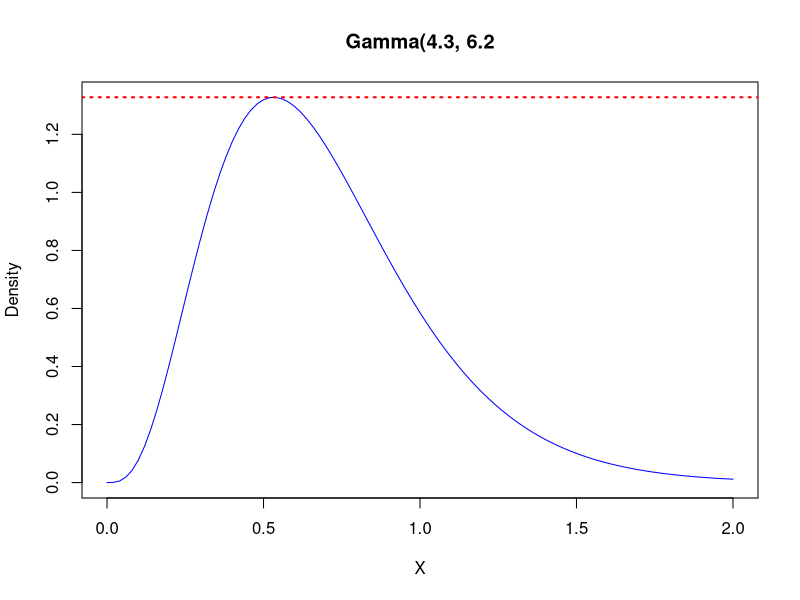
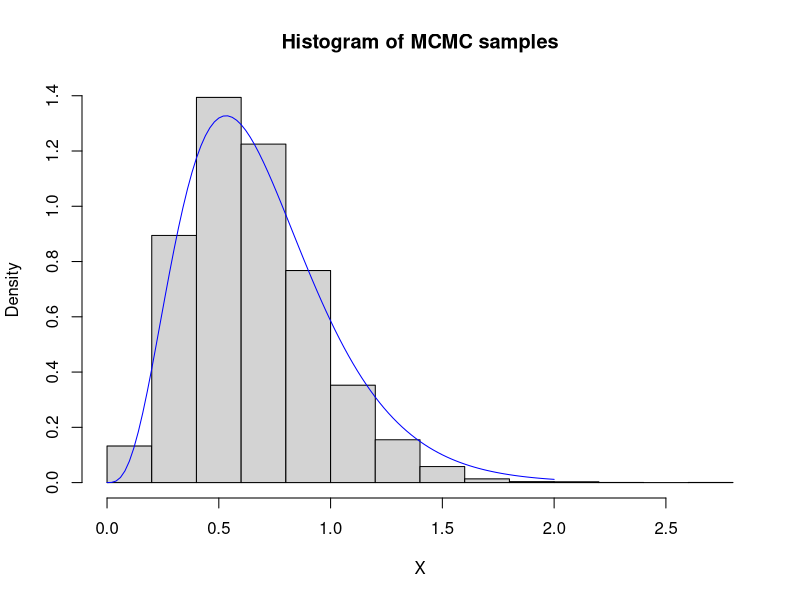
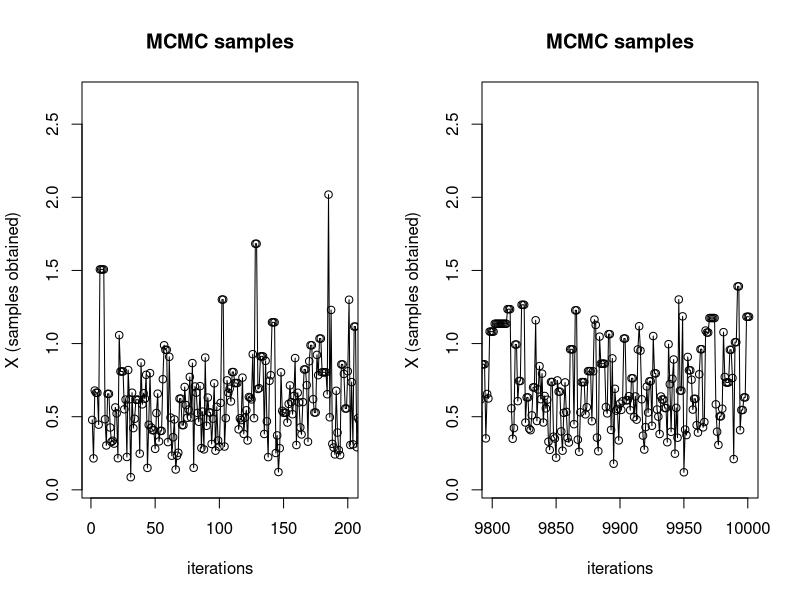
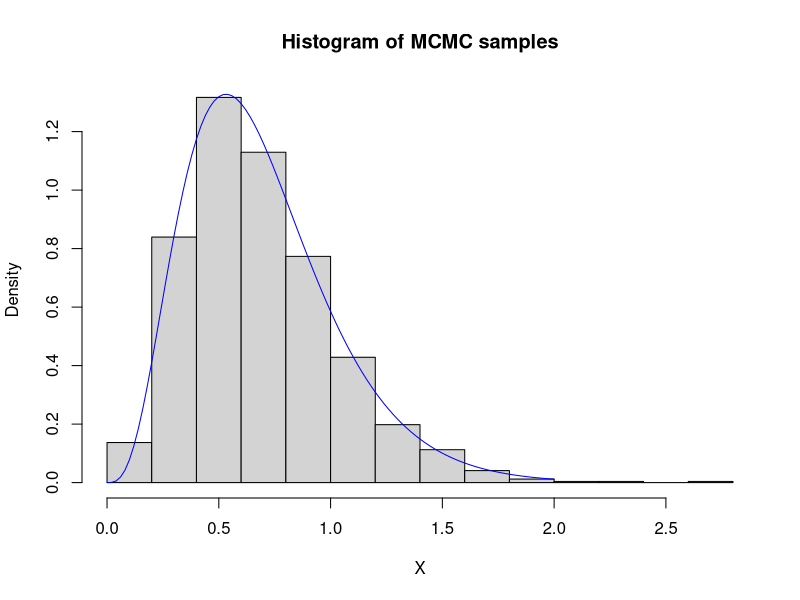
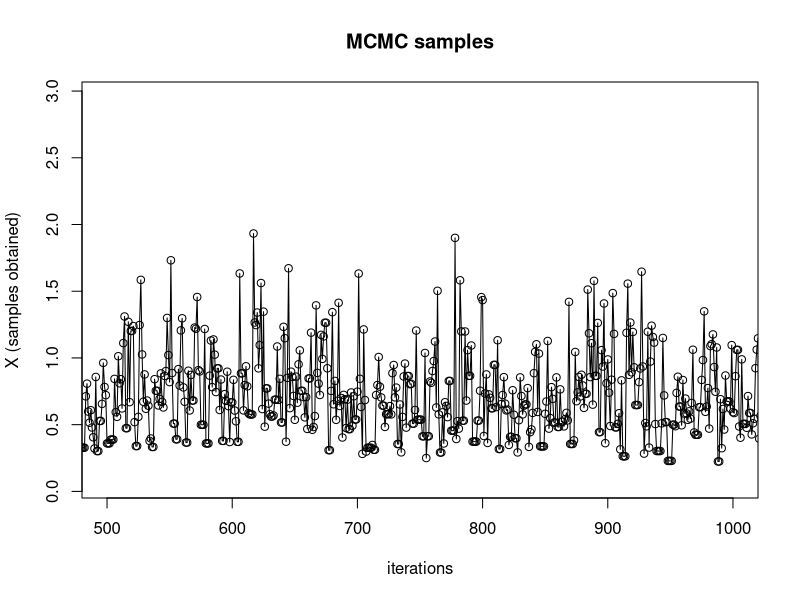
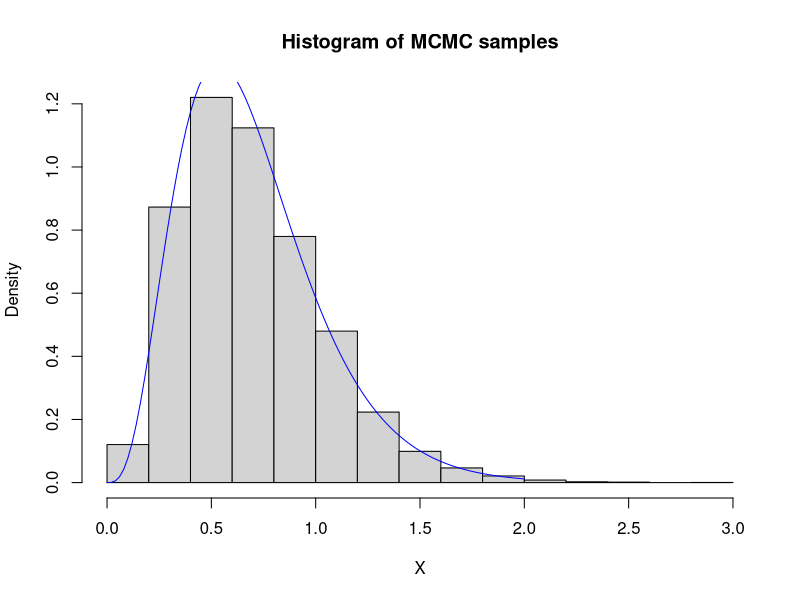
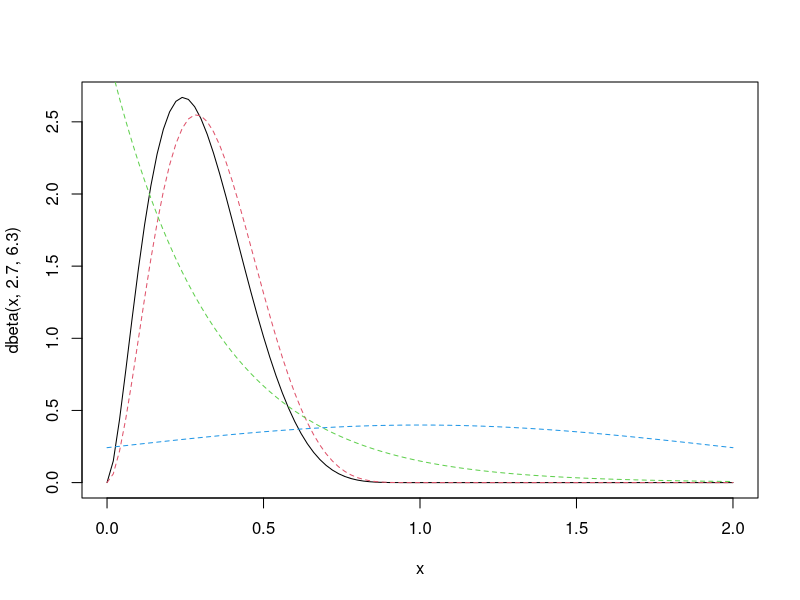
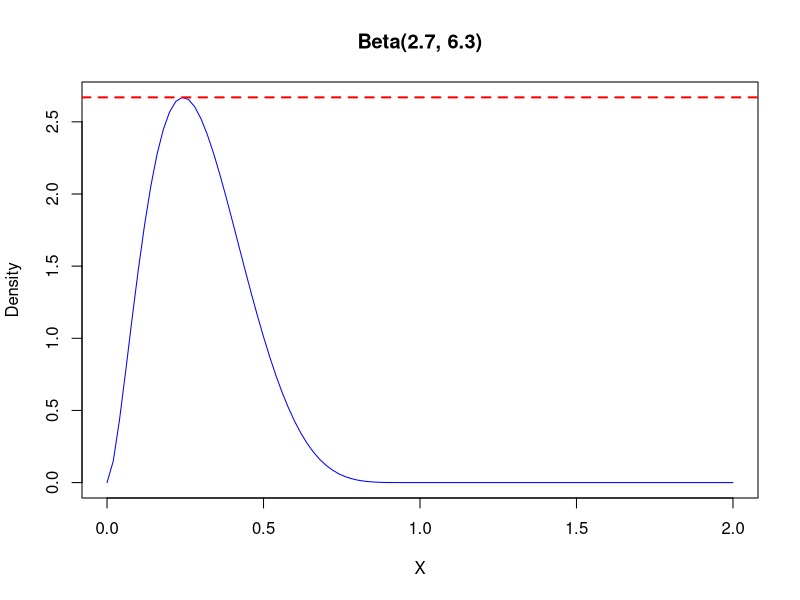

Here is the R script that generated these plots, in order:
## ---- chunk 1
N = 10000

## For accept-reject, we need to find a value for M
## we can use `optimize` to find the maximum of our target density
maximum  = optimize(f = function(x){ dgamma(x = x, shape = 4.3, rate = 6.2)}, 
                    interval = c(0, 2), maximum = TRUE ) ## obtain maximum

M = maximum$objective
curve(expr = dgamma(x = x, shape = 4.3, rate = 6.2), 
      from = 0, to = 2, col = "blue",
      main = "Gamma(4.3, 6.2", xlab = "X", ylab = "Density")
abline(h = M, lty = 3, lwd = 2, col = "red")

f = function(x){
  dgamma(x = x, shape = 4.3, rate = 6.2)
}

g = function(x){
  dgamma(x = x, shape = 4, rate = 7)
}


#N = 10
X = numeric(N)
i = 0
while(i < N){
  Y = rgamma(n = 1, shape = 4, rate = 7)
  U = runif(1)
  if(U*M <= f(Y)/g(Y)){
    i = i + 1
    X[i] = Y
  }
}

## see how samples from chain compare to Gamma density
hist(X, main = "Histogram of MCMC samples", prob = TRUE)
curve(expr = dgamma(x = x, shape = 4.3, rate = 6.2), 
      from = 0, to = 2, add = TRUE, col = "blue")

## ---- chunk 2
## Metropolis Hastings 

N = 10000
X = numeric(N)
X[1] = rgamma(n = 1, shape = 4.3, rate = 6.2)
for(i in 1:N){
  Y = rgamma(n = 1, shape = 4, rate = 7)
  rho = (dgamma(x = Y, shape = 4.3, rate = 6.2) * dgamma(x = X[i], shape = 4, rate = 7)) / 
    (dgamma(x = X[i], shape = 4.3, rate = 6.2) * dgamma(x = Y, shape = 4, rate = 7)) 
  #X[i+1] = X[i] + (Y - X[i])*(runif(1) < rho) ## equivalent to if-else statement below
  if(runif(1) < rho){
    X[i+1] = Y
  } else{
    X[i+1] = X[i]
  }
  
}



mean(X)

## see chain transitions
par(mfrow = c(1,2))
plot(X, type = "o", main = "MCMC samples",
     xlim = c(1,200),
     xlab = "iterations", ylab = "X (samples obtained)")

plot(X, type = "o", main = "MCMC samples",
     xlim = c(N-200,N),
     xlab = "iterations", ylab = "X (samples obtained)")
par(mfrow = c(1,1))


## see how samples from chain compare to Gamma density
hist(X, main = "Histogram of MCMC samples", prob = TRUE)
curve(expr = dgamma(x = x, shape = 4.3, rate = 6.2), 
      from = 0, to = 2, add = TRUE, col = "blue")

## ---- chunk 3

## Metropolis Hastings
## now compare results with Gamma(5,6)

N = 10000
X = numeric(N)
X[1] = rgamma(n = 1, shape = 4.3, rate = 6.2)
for(i in 1:N){
  Y = rgamma(n = 1, shape = 5, rate = 6)
  rho = (dgamma(x = Y, shape = 4.3, rate = 6.2) * dgamma(x = X[i], shape = 5, rate = 6)) / 
    (dgamma(x = X[i], shape = 4.3, rate = 6.2) * dgamma(x = Y, shape = 5, rate = 6)) 
  #X[i+1] = X[i] + (Y - X[i])*(runif(1) < rho) ## equivalent to if-else statement below
  if(runif(1) < rho){
    X[i+1] = Y
  } else{
    X[i+1] = X[i]
  }
  
}



mean(X)

## see chain transitions
plot(X, type = "o", main = "MCMC samples",
     xlim = c(500,1000),
     xlab = "iterations", ylab = "X (samples obtained)")

## see how samples from chain compare to Gamma density
hist(X, main = "Histogram of MCMC samples", prob = TRUE)
curve(expr = dgamma(x = x, shape = 4.3, rate = 6.2), 
      from = 0, to = 2, add = TRUE, col = "blue")



## ---- chunk 4
## potential instumential distributions
curve(expr = dbeta(x, 2.7, 6.3), from = 0, to = 2)
curve(expr = dbeta(x, 3, 6), from = 0, to = 2, add = TRUE, col = 2, lty = 2)
curve(expr = dexp(x, rate = 3), from = 0, to = 2, add = TRUE, col = 3, lty = 2)
curve(expr = dnorm(x, mean = 1, sd = 1), from = 0, to = 2, add = TRUE, col = 4, lty = 2)

## ---- chunk 5
N = 10000

## For accept-reject, we need to find a value for M
## we can use `optimize` to find the maximum of our target density
maximum  = optimize(f = function(x){ dbeta(x, 2.7, 6.3) }, 
                    interval = c(0, 2), maximum = TRUE ) ## obtain maximum

M = maximum$objective
curve(expr = dbeta(x, 2.7, 6.3), 
      from = 0, to = 2, col = "blue",
      main = "Beta(2.7, 6.3)", xlab = "X", ylab = "Density")
abline(h = M, lty = 2, lwd = 2, col = "red")

f = function(x){
  dbeta(x, 2.7, 6.3)
}

g = function(x){
  #dnorm(x, mean = maximum$maximum, sd = 1)
  dexp(x, rate = 3)
}


#N = 100000
X = numeric(N)
i = 0
while(i < N){
  #Y = abs(rnorm(n = 1, mean = maximum$maximum, sd = 1))
  Y = rexp(n = 1, rate = 3)
  U = runif(1)
  if(U*M <= f(Y)/g(Y)){
    i = i + 1
    X[i] = Y
  }
}

## see how samples from chain compare to Beta(2.7, 6.3) density
hist(X, main = "Histogram of MCMC samples", prob = TRUE)
curve(expr = dbeta(x, 2.7, 6.3), 
      from = 0, to = 2, add = TRUE, col = "blue")

## ---- chunk 6

## Metropolis Hastings
## now compare results with Beta(2.7, 6.3)

N = 10000
X = numeric(N)
X[1] = rbeta(n = 1, shape1 = 2.7, shape2 = 6.3)
for(i in 1:N){
  Y = rexp(n = 1, rate = 3)
  rho = (dbeta(x = Y, 2.7, 6.3) * dexp(x = X[i], rate = 3)) / 
    (dbeta(x = X[i], 2.7, 6.3) * dexp(x = Y, rate = 3)) 
  
  if(runif(1) < rho){
    X[i+1] = Y
  } else{
    X[i+1] = X[i]
  }
  
}


mean(rbeta(n = 1000, shape1 = 2.7, shape2 = 6.3))
mean(X)

## see chain transitions
plot(X, type = "o", main = "MCMC samples",
     xlim = c(500,1000),
     xlab = "iterations", ylab = "X (samples obtained)")

## see how samples from chain compare to Beta(2.7, 6.3) density
hist(X, main = "Histogram of MCMC samples", prob = TRUE)
curve(expr = dbeta(x, 2.7, 6.3), 
      from = 0, to = 2, add = TRUE, col = "blue")
